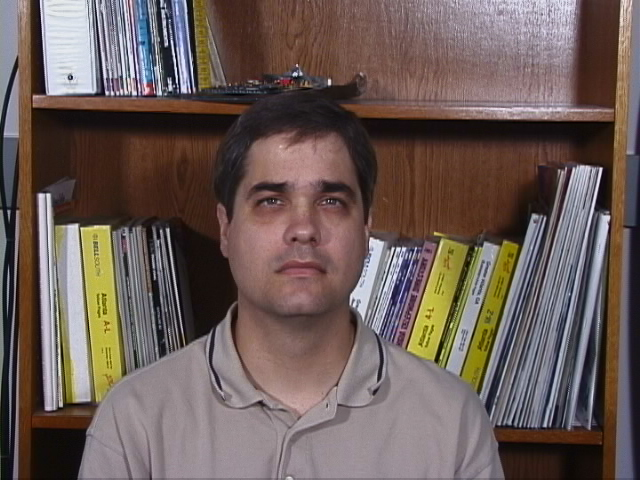
#> input picture spondereServer/recognition/dataset/s09/11.jpg, 640 x 480 px, found by its file name
$ python test_faceAlign.py
#> lines starting #> are read from the running program, lines starting #| are printed output that depends on the picture
### benchmarking/recognition/findFace.py
import cv2 as cv
from settings import FACE_DIM, MIN_SIZE_DATASET, faceCascade
from util.image import loadUserDataset


def findFace(image):
    facesPositions = faceCascade.detectMultiScale(image)

    if len(facesPositions) > 0:
        column, row, width, height = facesPositions[0]
    else:
        return None, 'Erro ao localizar face, não existe faces na imagem. \n'

    #face(column, row, width, height)
    #localiza a maior regiao area que é cnsiderada uma face
    for face in facesPositions:
        if height < face[3]:
            column, row, width, height = face

    cropFace = image[ row: row+height, column:column+width]
    cropFace = cv.resize(cropFace, (FACE_DIM, FACE_DIM))

    return cropFace, None

# [13 lines left out: function extractFace, not called in this run]

### benchmarking/recognition/test_faceAlign.py
import os
import cv2 as cv
from settings import FACE_DIM, PATH_IMAGES, faceCascade, eyeCascade
import numpy as np
from recognition.findFace import findFace as fc

def findFace(image):
    facesPositions = faceCascade.detectMultiScale(image)
    eyesPositions = eyeCascade.detectMultiScale(image)

    if len(facesPositions) > 0:
        column, row, width, height = facesPositions[0]
    else:
        return None, 'Erro ao localizar face, não existe faces na imagem. \n'

    #face(column, row, width, height)
    #localiza a maior regiao area que é cnsiderada uma face
    for face in facesPositions:
        if height < face[3]:
            column, row, width, height = face

    eyeLeft, eyeRight, error = checkEyes(eyesPositions, column, row, width, height)
    if error is not None: return None, error

    eyeLeftCenter = (int(eyeLeft[0]+ (eyeLeft[2]/2)), int(eyeLeft[1]+(eyeLeft[3]/2)))
    eyeRightCenter = (int(eyeRight[0]+ (eyeRight[2]/2)), int(eyeRight[1]+(eyeRight[3]/2)))


    delta_x = eyeRightCenter[0] - eyeLeftCenter[0]
    delta_y = eyeRightCenter[1] - eyeLeftCenter[1]
    angle = np.arctan(delta_y / delta_x)
    angle = (angle * 180) / np.pi

    h, w = image.shape[:2]
    center = (w // 2, h // 2)
    matrixRotation = cv.getRotationMatrix2D(center, (angle), 1.0)

    image = cv.warpAffine(image, matrixRotation, (w, h))
    #recortar apartir do centro dos olhos para mehor resultado

    cropFace = image[ row: row+height, column:column+width]
    cropFace = cv.resize(cropFace, (FACE_DIM, FACE_DIM))

    return cropFace, None

#testar a funcão
def checkEyes(eyes, column, row, width, height):
    eyesChecked = []
    for (eyeColumn, eyeRow, eyeWidth, eyeHeight) in eyes:
        if (eyeColumn >= column and
                eyeColumn <= column+width and
                eyeRow >= row and
                eyeRow <= row+height):
            eyesChecked.append([eyeColumn, eyeRow, eyeWidth, eyeHeight])

    if len(eyesChecked) != 2:
        return None, None, "Quantidade de olhos localizados é insuficiente"

    eyeLeft = eyesChecked[0]
    eyeRight = eyesChecked[1]

    if eyeLeft[0] > eyeRight[0]:
        eyeLeft, eyeRight = eyeRight, eyeLeft

    return eyeLeft, eyeRight, None


if __name__ == '__main__':
    #image = cv.imread('./static/image/eu.jpg')
    image = cv.imread(os.path.join(PATH_IMAGES, 's01/11.jpg'))
#> image is the input picture: shape (480, 640, 3); mean B, G, R 88, 92.6, 107.9
    aux, _ = fc(image)
#> in findFace, `facesPositions = faceCascade.detectMultiScale(image)`: facesPositions = [[221, 139, 162, 162]]
#> in findFace, `column, row, width, height = facesPositions[0]`: column = 221; row = 139; width = 162
#> the loop in findFace, `for face in facesPositions:` made 1 pass
#> after the loop in findFace, `for face in facesPositions:`: column = 221; height = 162; row = 139; width = 162
#> in findFace, `cropFace = image[ row: row+height, column:column+width]`:
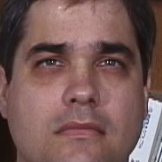
#> cropFace: shape (162, 162, 3); mean B, G, R 87.5, 90.1, 119.9
#> in findFace, `cropFace = cv.resize(cropFace, (FACE_DIM, FACE_DIM))`:
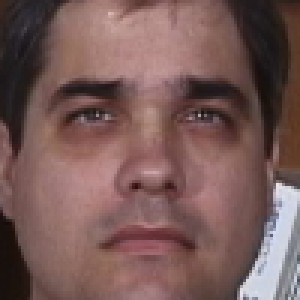
#> cropFace: shape (100, 100, 3) (shown 3 times larger); mean B, G, R 87.4, 90, 119.8
    (h, w) = image.shape[:2]
#> h = 480; w = 640
    height = 480
    r = height / float(h)
#> r = 1
    dim = (int(w * r), height)
#> dim = (640, 480)
    image = cv.resize(image, dim)

    image, error = findFace(image)
#> in findFace, `facesPositions = faceCascade.detectMultiScale(image)`: facesPositions = [[221, 139, 162, 162]]
#> in findFace, `eyesPositions = eyeCascade.detectMultiScale(image)`: eyesPositions = [[249, 183, 37, 37], [315, 184, 35, 35], [347, 364, 55, 55]]
#> in findFace, `column, row, width, height = facesPositions[0]`: column = 221; row = 139; width = 162
#> after the loop in findFace, `for face in facesPositions:`: column = 221; height = 162; row = 139; width = 162
#> the loop in checkEyes, `for (eyeColumn, eyeRow, eyeWidth, eyeHeight) in eyes:` made 3 passes
#> after the loop in checkEyes, `for (eyeColumn, eyeRow, eyeWidth, eyeHeight) in eyes:`: eyesChecked = [[249, 183, 37, 37], [315, 184, 35, 35]]
#> in checkEyes, `eyeLeft = eyesChecked[0]`: eyeLeft = [249, 183, 37, 37]
#> in checkEyes, `eyeRight = eyesChecked[1]`: eyeRight = [315, 184, 35, 35]
#> in findFace, `eyeLeft, eyeRight, error = checkEyes(eyesPositions, column, row, width..`: eyeLeft = [249, 183, 37, 37]; eyeRight = [315, 184, 35, 35]
#> in findFace, `eyeLeftCenter = (int(eyeLeft[0]+ (eyeLeft[2]/2)), int(eyeLeft[1]+(eyeL..`: eyeLeftCenter = (267, 201)
#> in findFace, `eyeRightCenter = (int(eyeRight[0]+ (eyeRight[2]/2)), int(eyeRight[1]+(..`: eyeRightCenter = (332, 201)
#> in findFace, `delta_x = eyeRightCenter[0] - eyeLeftCenter[0]`: delta_x = 65
#> in findFace, `delta_y = eyeRightCenter[1] - eyeLeftCenter[1]`: delta_y = 0
#> in findFace, `matrixRotation = cv.getRotationMatrix2D(center, (angle), 1.0)`: matrixRotation = [[1, 0, 0], [0, 1, 0]]
    if error is not None:
        print(error)
    else:
        #image = cv.resize(image, (300,300))
        cv.imshow("alinhada", image)
        cv.imshow("sem alinhar", aux)
        cv.waitKey()

$ run again, with spondereServer/recognition/dataset/s09/03.jpg copied over spondereServer/recognition/dataset/s09/11.jpg
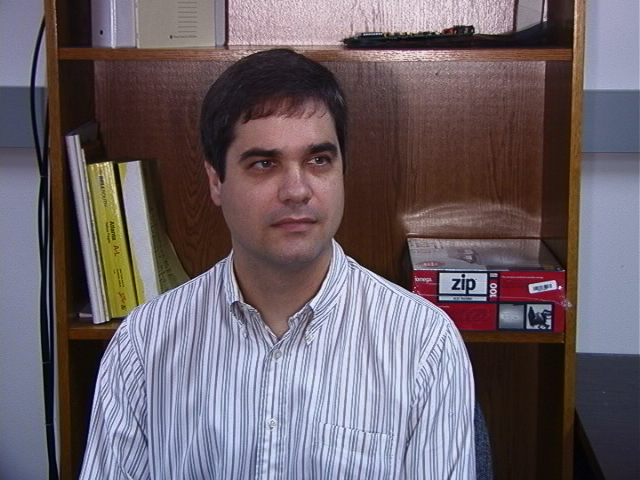
#> input picture spondereServer/recognition/dataset/s09/03.jpg, 640 x 480 px, found by its file name
#> image is the input picture: shape (480, 640, 3); mean B, G, R 104.4, 96.6, 107.4
#> in findFace, `facesPositions = faceCascade.detectMultiScale(image)`: facesPositions = [[216, 105, 150, 150]]
#> in findFace, `column, row, width, height = facesPositions[0]`: column = 216; row = 105; width = 150
#> the loop in findFace, `for face in facesPositions:` made 1 pass
#> after the loop in findFace, `for face in facesPositions:`: column = 216; height = 150; row = 105; width = 150
#> in findFace, `cropFace = image[ row: row+height, column:column+width]`:
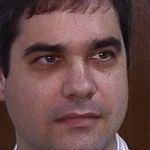
#> cropFace: shape (150, 150, 3); mean B, G, R 73.7, 74.7, 106.3
#> in findFace, `facesPositions = faceCascade.detectMultiScale(image)`: facesPositions = [[216, 105, 150, 150]]
#> eyesPositions = [[301, 141, 35, 35], [240, 143, 41, 41]]
#> in findFace, `column, row, width, height = facesPositions[0]`: column = 216; row = 105; width = 150
#> after the loop in findFace, `for face in facesPositions:`: column = 216; height = 150; row = 105; width = 150
#> the loop in checkEyes, `for (eyeColumn, eyeRow, eyeWidth, eyeHeight) in eyes:` made 2 passes
#> after the loop in checkEyes, `for (eyeColumn, eyeRow, eyeWidth, eyeHeight) in eyes:`: eyesChecked = [[301, 141, 35, 35], [240, 143, 41, 41]]
#> in checkEyes, `eyeLeft = eyesChecked[0]`: eyeLeft = [301, 141, 35, 35]
#> in checkEyes, `eyeRight = eyesChecked[1]`: eyeRight = [240, 143, 41, 41]
#> in checkEyes, `eyeLeft, eyeRight = eyeRight, eyeLeft`: eyeRight = [301, 141, 35, 35]
#> in findFace, `eyeLeft, eyeRight, error = checkEyes(eyesPositions, column, row, width..`: eyeLeft = [240, 143, 41, 41]; eyeRight = [301, 141, 35, 35]
#> eyeLeftCenter = (260, 163)
#> eyeRightCenter = (318, 158)
#> delta_x = 58
#> delta_y = -5
#> in findFace, `angle = np.arctan(delta_y / delta_x)`: angle = -0.086
#> in findFace, `angle = (angle * 180) / np.pi`: angle = -4.93
#> matrixRotation = [[0.996, -0.0859, 21.8], [0.0859, 0.996, -26.6]]
#> in findFace, `cropFace = image[ row: row+height, column:column+width]`:
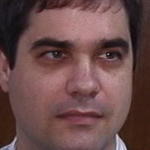
#> cropFace: shape (150, 150, 3); mean B, G, R 74.7, 75.4, 106.7
